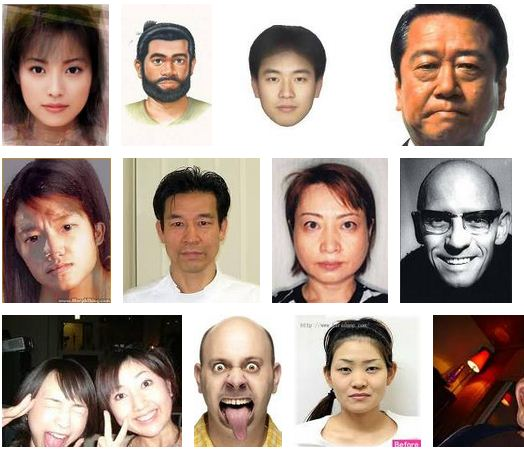
#> input picture scene.jpg, 524 x 451 px
$ python ex61.py
#> lines starting #> are read from the running program, lines starting #| are printed output that depends on the picture; after the words box and inside, x2 and y2 are one past the last pixel; in counts of white or black regions, pixels touching at a corner belong together
# -*- coding: utf-8 -*-
import cv2
import numpy as np

imgfile = "scene.jpg" # 顔検出の対象画像名
frame = "polaroid.jpg" # ポラロイドのフレーム

# 入力画像とポラロイドフレーム画像の読み込み
src = cv2.imread(imgfile,1)
#> src is the input picture: shape (451, 524, 3); mean B, G, R 144.4, 154.3, 171.5
polaroid = cv2.imread(frame,1)
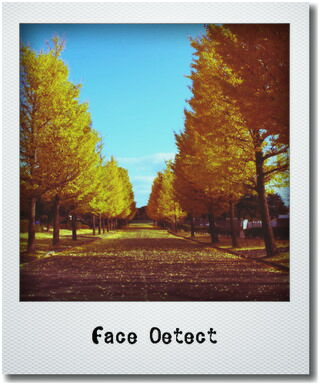
#> input picture Polaroid.jpg, 320 x 385 px, found by its file name
#> polaroid is the input picture: shape (385, 320, 3); mean B, G, R 135.8, 147.3, 151.1
out = np.array((350,410,3))

# 回転行列の準備　回転角５度、スケーリング等倍
mat = cv2.getRotationMatrix2D((160,193),5,1.0)
mat[0,2],mat[1,2]=15,30  # 平行移動量をセット

# 幅 200, 高さ300 の部分をポラロイド枠の内部にコピー
(px1,px2,py1,py2) = (20,290,23,300)
(x1,y1,x2,y2) = (100,50,300,350)

ROI_POL = polaroid[py1:py2,px1:px2]
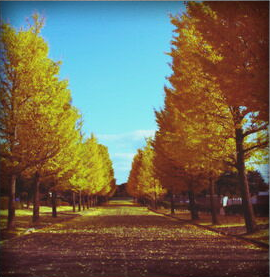
#> ROI_POL: shape (277, 270, 3); mean B, G, R 83.6, 103.3, 111.9
ROI_SRC = src[y1:y2,x1:x2]
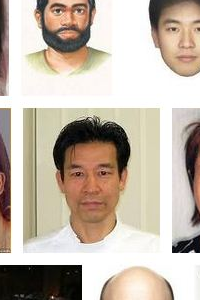
#> ROI_SRC: shape (300, 200, 3); mean B, G, R 170.5, 183.6, 195.8
cv2.resize(ROI_SRC,(px2-px1,py2-py1),ROI_POL)

# srcのROI を戻し、切り出した領域を赤で描く
cv2.rectangle(src, (x1,y1),(x2,y2), (0,0,255),2)
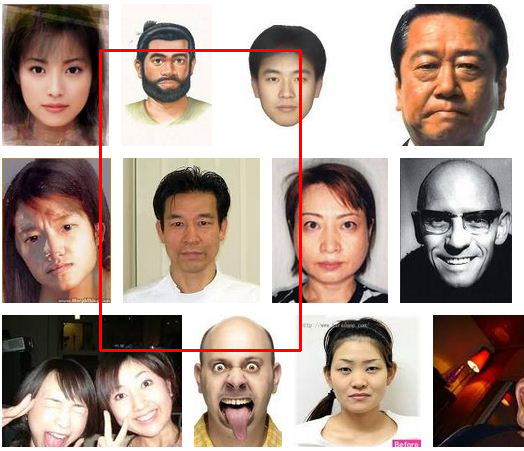
#> src: shape (451, 524, 3); 1.27% of pixels changed, all inside (x1, y1, x2, y2) = (99, 49, 302, 352)

# polaroid のROI を戻し、ポラロイド画像を回転 → out
out = cv2.warpAffine(polaroid, mat, (370,420))
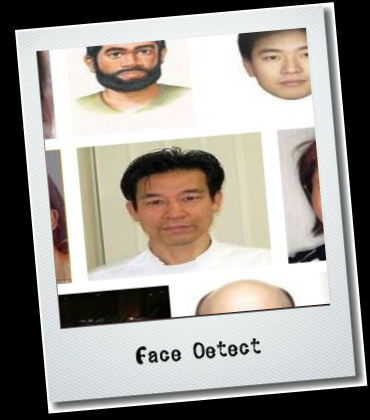
#> out: shape (420, 370, 3); mean B, G, R 149.5, 155.4, 160.2
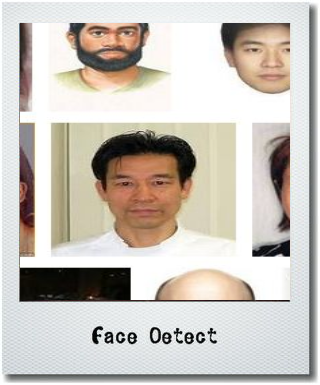
#> polaroid: shape (385, 320, 3); mean B, G, R 188.5, 196, 202

cv2.imshow("input",src)
cv2.imshow("result",out)
cv2.waitKey(0)
cv2.destroyAllWindows()
